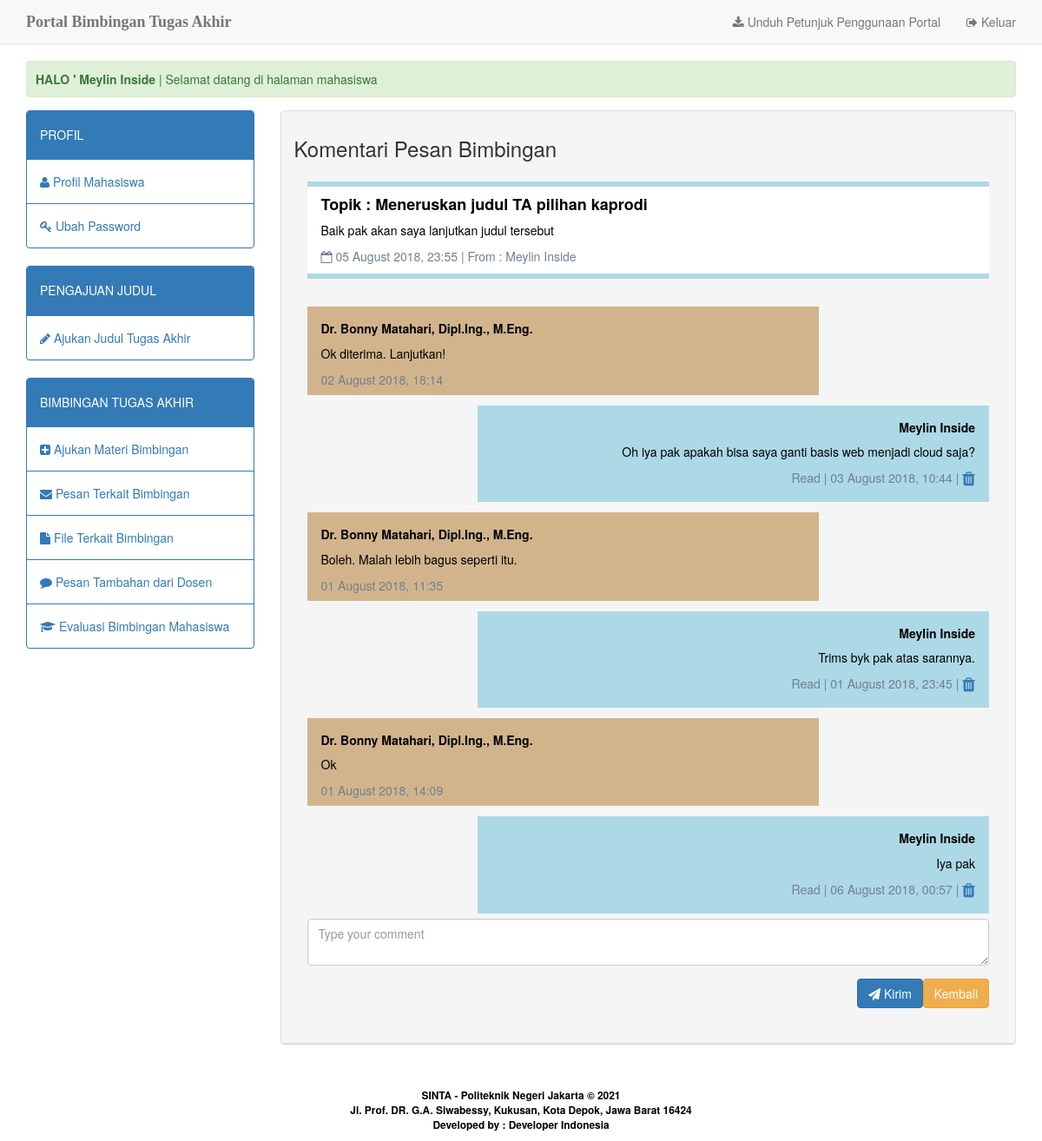
The page /home.php?apps=pesan&act=viewchat&id=3 (signed in) on the database its author committed.
### tables this page shows
CREATE TABLE `mahasiswa` (
  `nim` int(11) NOT NULL,
  `nm_mhs` varchar(30) NOT NULL,
  `th_bimbingan` year(4) NOT NULL,
  `id_prodi` int(2) NOT NULL,
  `id_dosen` int(3) NOT NULL,
  `foto` varchar(30) NOT NULL DEFAULT 'default.jpg',
  `username` char(10) NOT NULL,
  `password` char(10) NOT NULL,
  `status_user` varchar(9) NOT NULL DEFAULT 'mahasiswa'
);

CREATE TABLE `chat_mhs` (
  `id_chatmhs` int(10) NOT NULL,
  `dosen_penerima` int(3) NOT NULL,
  `mhs_pengirim` int(10) NOT NULL,
  `id_subject` int(10) NOT NULL,
  `topik_pesan` varchar(100) NOT NULL,
  `pesan` text NOT NULL,
  `tgl` datetime NOT NULL DEFAULT CURRENT_TIMESTAMP ON UPDATE CURRENT_TIMESTAMP
);

CREATE TABLE `comment_bimbingan` (
  `id_comment` int(10) NOT NULL,
  `pengirim` enum('mahasiswa','dosen') NOT NULL,
  `comment` text NOT NULL,
  `id_chatmhs` int(5) NOT NULL,
  `tgl` datetime NOT NULL DEFAULT CURRENT_TIMESTAMP ON UPDATE CURRENT_TIMESTAMP,
  `status_read` enum('0','1') NOT NULL DEFAULT '0'
);

CREATE TABLE `dosen` (
  `id_dosen` int(3) NOT NULL,
  `nip_dosen` char(18) NOT NULL,
  `nm_dosen` varchar(50) NOT NULL,
  `no_telp` char(12) DEFAULT NULL,
  `username` char(10) NOT NULL,
  `password` char(10) NOT NULL,
  `status_user` varchar(5) NOT NULL DEFAULT 'dosen'
);

### apps/app_pesan/viewchat.php (the view, shortened to what this page needs)
<div class="panel panel-default">
	<div class="panel-heading">
		<span>
			<h3>Komentari Pesan Bimbingan</h3>
		</span>
<div class="panel-body">
<?php
	$id = $_GET['id'];
	$edit = $db_con->query("SELECT chat_mhs.*, subject.subject, mahasiswa.nm_mhs FROM chat_mhs, subject, mahasiswa WHERE chat_mhs.id_subject=subject.id_subject && id_chatmhs='$id' && chat_mhs.mhs_pengirim=mahasiswa.nim");
	$row = $edit->fetch(PDO::FETCH_ASSOC);
?>
<div class="w3-panel2 w3-subject w3-topbar w3-bottombar w3-border-color">
<h4><strong>Topik : <?php echo $row['topik_pesan']; ?></strong></h4>
<p><?php echo $row['pesan']; ?></p>
<p class="colorful" ><i class="fa fa-calendar-o"></i> <?php $tgl=date_create($row['tgl']); echo date_format($tgl, 'd F Y, H:i'); ?> | From : <?php echo $row['nm_mhs']; ?></p>
</div>
<?php
	$stmt = $db_con->prepare("SELECT comment_bimbingan.*, chat_mhs.id_chatmhs, dosen.nm_dosen, mahasiswa.nm_mhs FROM comment_bimbingan, chat_mhs, dosen, mahasiswa where comment_bimbingan.id_chatmhs = chat_mhs.id_chatmhs && comment_bimbingan.id_chatmhs='$id' && mahasiswa.nim='$_SESSION[user_session]' && mahasiswa.id_dosen=dosen.id_dosen ORDER BY id_comment ASC");
	$stmt->execute();
	while($row_2=$stmt->fetch(PDO::FETCH_ASSOC)) {
		if($row_2['pengirim']=="dosen"){
?>
<div class="w3-panel w3-padding w3-dosen col-sm-9 col-sm-offset-0">
<h5><strong><?php echo $row_2['nm_dosen']; ?></strong></h5>
<p><?php echo $row_2['comment']; ?></p>
<span class="time-left"><?php $tgl2=date_create($row_2['tgl']); echo date_format($tgl2, 'd F Y, H:i'); ?></span>
</div>
<?php } else { ?>
<div class="w3-panel w3-padding w3-mhs w3-right-align col-sm-9 col-sm-offset-3">
<h5><strong><?php echo $row_2['nm_mhs']; ?></strong></h5>
<p><?php echo $row_2['comment']; ?></p>
<p class="time-right"><?php if ($row_2['status_read']=="1") { echo "Read"; } elseif ($row_2['status_read']=="0") { echo "Unread"; } ?> | <?php $tgl2=date_create($row_2['tgl']); echo date_format($tgl2, 'd F Y, H:i'); ?> | <a href="?apps=pesan&act=hapus&id=<?php echo $row_2['id_comment']; ?>" onclick="return confirm('Yakin untuk menghapus komentar?')" title="Delete"><i class="fa fa-trash fa-lg" aria-hidden="true"></i></a></p>
</div>
<?php } } ?>
		<form action="" method="POST" class="form-horizontal" role="form">
				<div class="form-group">
					<div class="col-sm-12">
						<textarea type="text" name="comment" placeholder="Type your comment" value="" id="input" class="form-control" required="required"></textarea>
					</div>
				</div>
				<div class="form-group">
					<div class="col-sm-12">
						<a href="?apps=pesan" class="letak-button btn btn-warning">Kembali</a>
						<button name="kirim_comment" type="submit" class="letak-button btn btn-primary"><span class="fa fa-send"></span> Kirim</button>
					</div>
				</div>
		</form>
</div>
</div>

### home.php (shortened to what this page needs)
<?php
	include_once 'dbconfig.php';
	$stmt = $db_con->prepare("SELECT * FROM dosen WHERE id_dosen=:uid");
	$stmt->execute(array(":uid"=>$_SESSION['user_session']));
	$row=$stmt->fetch(PDO::FETCH_ASSOC);
	$stmt2 = $db_con->prepare("SELECT * FROM mahasiswa WHERE nim=:uid");
	$stmt2->execute(array(":uid"=>$_SESSION['user_session']));
	$row2=$stmt2->fetch(PDO::FETCH_ASSOC);
	$stmt3 = $db_con->prepare("SELECT * FROM admin_prodi WHERE id_admin=:uid");
	$stmt3->execute(array(":uid"=>$_SESSION['user_session']));
	$row3=$stmt3->fetch(PDO::FETCH_ASSOC);
	$stmt4 = $db_con->prepare("SELECT * FROM kaprodi WHERE id_kaprodi=:uid");
	$stmt4->execute(array(":uid"=>$_SESSION['user_session']));
	$row4=$stmt4->fetch(PDO::FETCH_ASSOC);
?>
<!DOCTYPE html>
<html lang="en">
<head>
	<link href="assets/css/bootstrap.min.css" rel="stylesheet">
	<link href="assets/css/style.css" rel="stylesheet">
	<link href="assets/css/font-awesome.css" rel="stylesheet">
	<link href="assets/css/datatables.min.css" rel="stylesheet">
</head>
<body>
	<nav class="navbar navbar-default navbar-fixed-top">
		<div class="container">
			<div class="navbar-header">
				<a class="navbar-brand" href="./"><b>Portal Bimbingan Tugas Akhir</b><span class="style4"></span></a>
			</div>
			<div id="navbar" class="navbar-collapse collapse">
				<ul class="nav navbar-nav navbar-right">
					<?php if ($_SESSION['user_level']=='mahasiswa') {
			        echo "<li><a download href=petunjuk/mahasiswa.pdf><span class=\"fa fa-download\"></span> Unduh Petunjuk Penggunaan Portal</a></li>";
			        }
					elseif ($_SESSION['user_level']=='dosen') {
			        echo "<li><a download href=petunjuk/dosen.pdf><span class=\"fa fa-download\"></span> Unduh Petunjuk Penggunaan Portal</a></li>";
			        }
					elseif ($_SESSION['user_level']=='kaprodi') {
			        echo "<li><a download href=petunjuk/kaprodi.pdf><span class=\"fa fa-download\"></span> Unduh Petunjuk Penggunaan Portal</a></li>";
			        }
					 ?>
					<li><a href="logout.php"><span class="fa fa-sign-out"></span> Keluar</a></li>
				</ul>
			</div>
		</div>
	</nav>
	<div class="body-container">
		<div class="container">
			<div class='alert alert-success'>
				<marquee>
					<strong>HALO ' <?php
					if ($_SESSION['user_level']=='dosen') {echo $row['nm_dosen'];}
					elseif ($_SESSION['user_level']=='mahasiswa') {echo $row2['nm_mhs'];}
					elseif ($_SESSION['user_level']=='admin') {echo $row3['nm_admin'];}
					elseif ($_SESSION['user_level']=='kaprodi') {echo $row4['nm_kaprodi'];}
				?></strong> | Selamat datang di halaman <?php
					if ($_SESSION['user_level']=='dosen') {echo "dosen pembimbing tugas akhir";}
					elseif ($_SESSION['user_level']=='mahasiswa') {echo "mahasiswa";}
					elseif ($_SESSION['user_level']=='admin') {echo "administrator";}
					elseif ($_SESSION['user_level']=='kaprodi') {echo "kepala prodi";}
				?>
				</marquee>
			</div>
			<div class="row">
				<div class="col-md-3">
					<?php include 'apps/menu.php'; ?>
				</div>
				<div class="col-md-9">
					<?php include 'apps/content.php'; ?>
				</div>
			</div>
		</div>
		<center>
			<p>&nbsp;</p>
			<p><small style="color: #fff"><span class="style3" style="font-weight: bold;">SINTA - Politeknik Negeri
						Jakarta &copy; <?php echo date('Y');?></span><br>
					<strong><span class="style3"><span class="style3">Jl. Prof. DR. G.A. Siwabessy, Kukusan, Kota Depok,
								Jawa Barat 16424<br>
								Developed by : Developer Indonesia
							</span></strong></small> </p>
		</center>
	</div>
	</div>
</body>
</html>

### assets/css/style.css (style rules this page uses)
body { background:#f1f9f9; }
.body-container { margin-top:70px; }
.navbar-brand { font-family:"Lucida Handwriting"; }

### home.php (style rules this page uses)
.style3 { color: #000000 }

### apps/app_pesan/viewchat.php (style rules this page uses)
.w3-padding { padding:8px 16px!important }
.w3-panel { padding:0.01em 16px; margin-top:6px;margin-bottom:6px; }
.w3-panel2 { padding:0.01em 16px; margin-top:0px;margin-bottom:26px; }
.w3-topbar { border-top:6px solid #ccc!important }
.w3-bottombar { border-bottom:6px solid #ccc!important }
.w3-border-color,.w3-hover-border-amber:hover { border-color:#add8e6!important }
.w3-subject,.w3-hover-teal:hover { color:#000!important;background-color:#ffffff!important }
.w3-mhs,.w3-hover-teal:hover { color:#000!important;background-color:#add8e6!important }
.w3-dosen,.w3-hover-khaki:hover { color:#000!important;background-color:#d2b48c!important }
.w3-right-align { text-align:right!important }
.letak-button { float: right; }
.time-right { float: right; color: #708090; }
.time-left { float: left; color: #708090; }
.colorful { color: #708090; }

### rows shown on the page
mahasiswa: nm_mhs "Meylin Inside"
chat_mhs: topik_pesan "Meneruskan judul TA pilihan kaprodi", pesan "Baik pak akan saya lanjutkan judul tersebut", tgl "05 August 2018, 23:55", mhs_pengirim.nm_mhs "Meylin Inside"
comment_bimbingan: dosen.nm_dosen "Dr. Bonny Matahari, Dipl.Ing., M.Eng.", comment "Ok diterima. Lanjutkan!", tgl "02 August 2018, 18:14"
comment_bimbingan: mahasiswa.nm_mhs "Meylin Inside", comment "Oh iya pak apakah bisa saya ganti basis web menjadi cloud saja?", status_read "Read", tgl "03 August 2018, 10:44"
comment_bimbingan: dosen.nm_dosen "Dr. Bonny Matahari, Dipl.Ing., M.Eng.", comment "Boleh. Malah lebih bagus seperti itu.", tgl "01 August 2018, 11:35"
comment_bimbingan: mahasiswa.nm_mhs "Meylin Inside", comment "Trims byk pak atas sarannya.", status_read "Read", tgl "01 August 2018, 23:45"
comment_bimbingan: dosen.nm_dosen "Dr. Bonny Matahari, Dipl.Ing., M.Eng.", comment "Ok", tgl "01 August 2018, 14:09"
comment_bimbingan: mahasiswa.nm_mhs "Meylin Inside", comment "Iya pak", status_read "Read", tgl "06 August 2018, 00:57"
